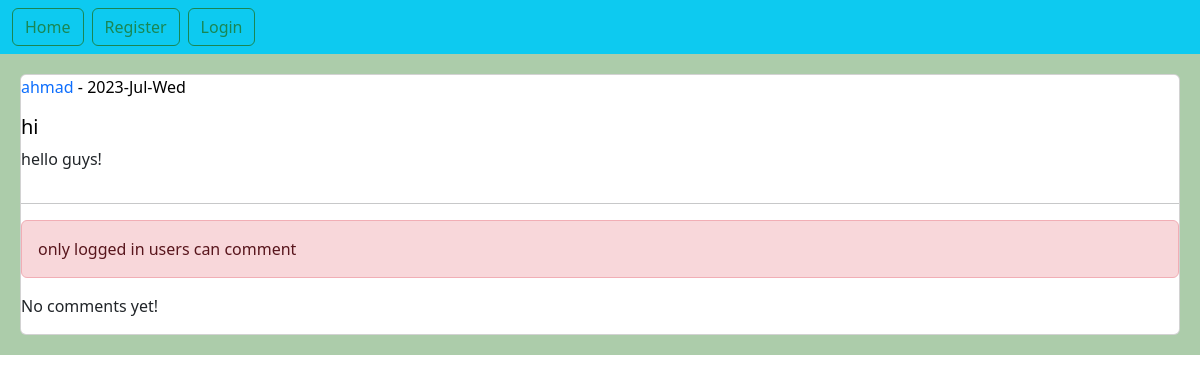
Page /post/12/hello-guys/ on the earlier database version.
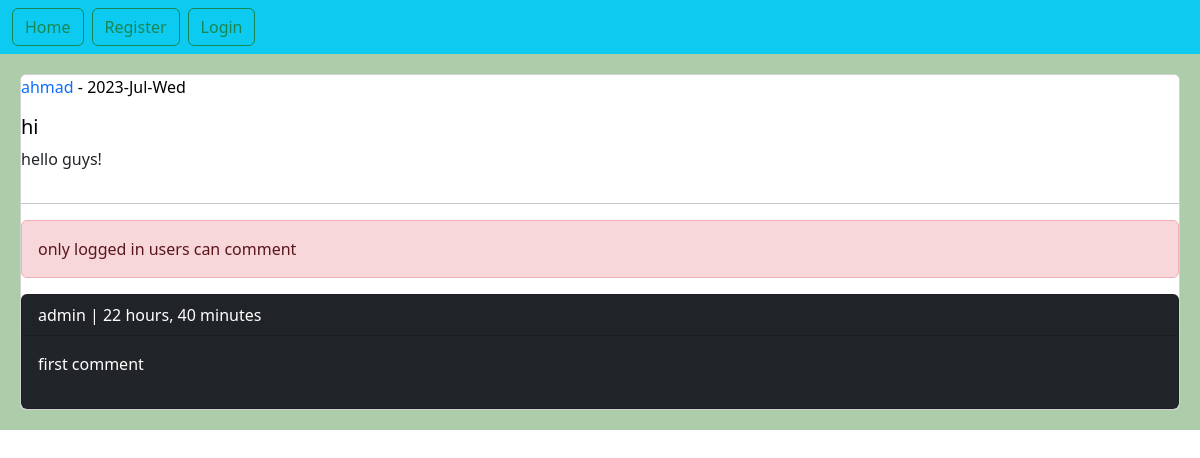
Same page on the later database version.
### home/models.py (models this page shows, shortened)
class Comment(models.Model):
    user = models.ForeignKey(User, on_delete=models.CASCADE, related_name='ucomments')
    post = models.ForeignKey(Post, on_delete=models.CASCADE, related_name='pcomments')
    reply = models.ForeignKey('self', on_delete=models.CASCADE, related_name='rcomments', blank=True, null=True)
    is_reply = models.BooleanField(default=False)
    body = models.TextField(max_length=400)
    created = models.DateTimeField(auto_now_add=True)

### home/views.py (the view, shortened to what this page needs)
# urls.py: path('post/<int:post_id>/<slug:post_slug>/', views.PostDetailView.as_view(), name='post_detail'),
class PostDetailView(View):
    form_class = CommentCreateForm
    def setup(self, request, *args, **kwargs):
        self.post_instance = get_object_or_404(Post, pk=kwargs['post_id'], slug=kwargs['post_slug'])
        return super().setup(request, *args, **kwargs)
    def get(self, request, *args, **kwargs):
        comments = self.post_instance.pcomments.filter(is_reply=False)
        return render(request, 'home/detail.html',
                      {'post': self.post_instance, 'comments': comments, 'form': self.form_class})

### home/templates/home/detail.html (shortened to what this page needs)
{% extends 'base.html' %}
{% block content %}
    <div class="card">
    <p style="color: black;"><a href="{% url 'account:user_profile' post.user.id %}" style="text-decoration: none">{{ post.user }}</a> - {{ post.updated|date:"Y-M-D" }}</p>
    <h5 style="color: black">{{ post.title }}</h5>
    <p>{{ post.body }}</p>
        <hr>
    {% if request.user.is_authenticated %}
        <form action="" method="post">
            {% csrf_token %}
            {{ form.as_div }}
            <input type="submit" value="send">
        </form>
    {% else %}
        <p class="alert alert-danger">only logged in users can comment</p>
    {% endif %}
    {% for comment in comments %}
        <div class="card bg-dark text-white">
        <p class="card-header">{{ comment.user }} | {{ comment.created | timesince }}</p>
        <p class="card-body">{{ comment.body }}</p>
        </div>
    {% empty %}
        <p>No comments yet!</p>
    {% endfor %}
    </div>
{% endblock %}

Differences in the rows shown:
added Comment: user "admin", created "22 hours, 40 minutes", body "first comment"
Other differences:
text no longer shown: "No comments yet!"
